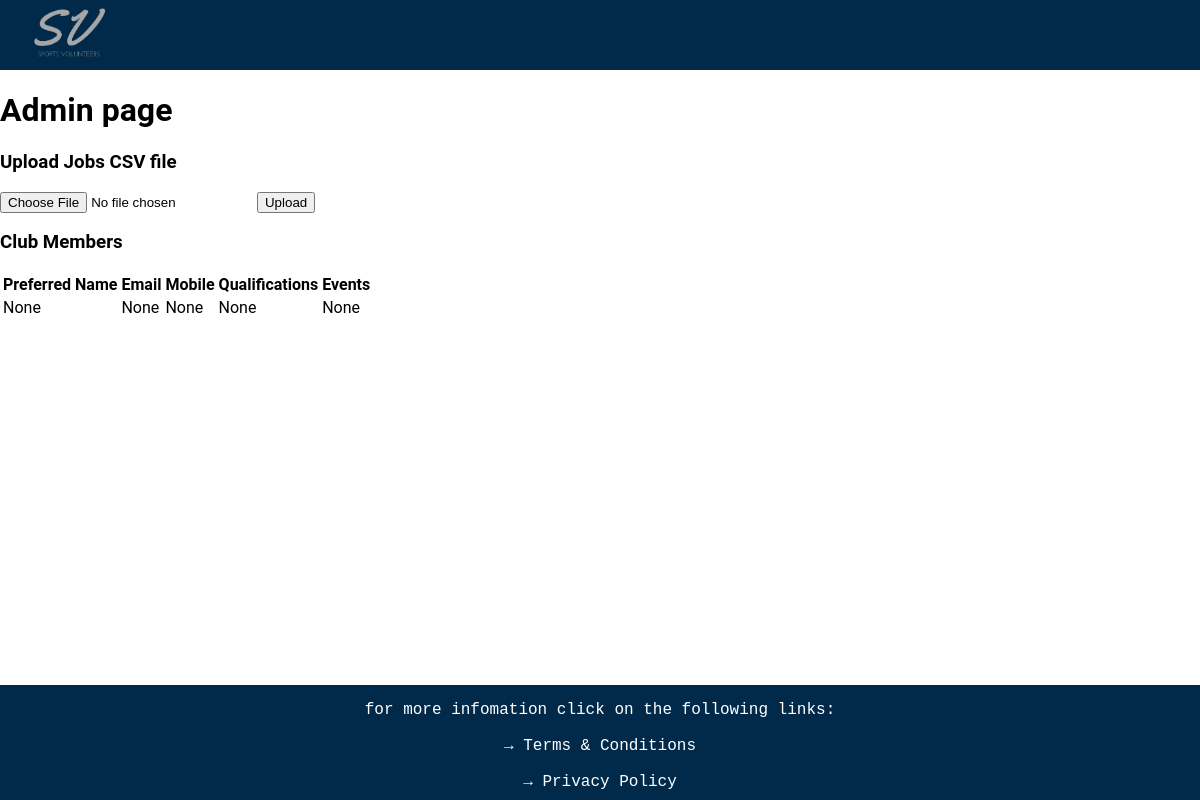
/admin, run on an earlier commit of the app's database.
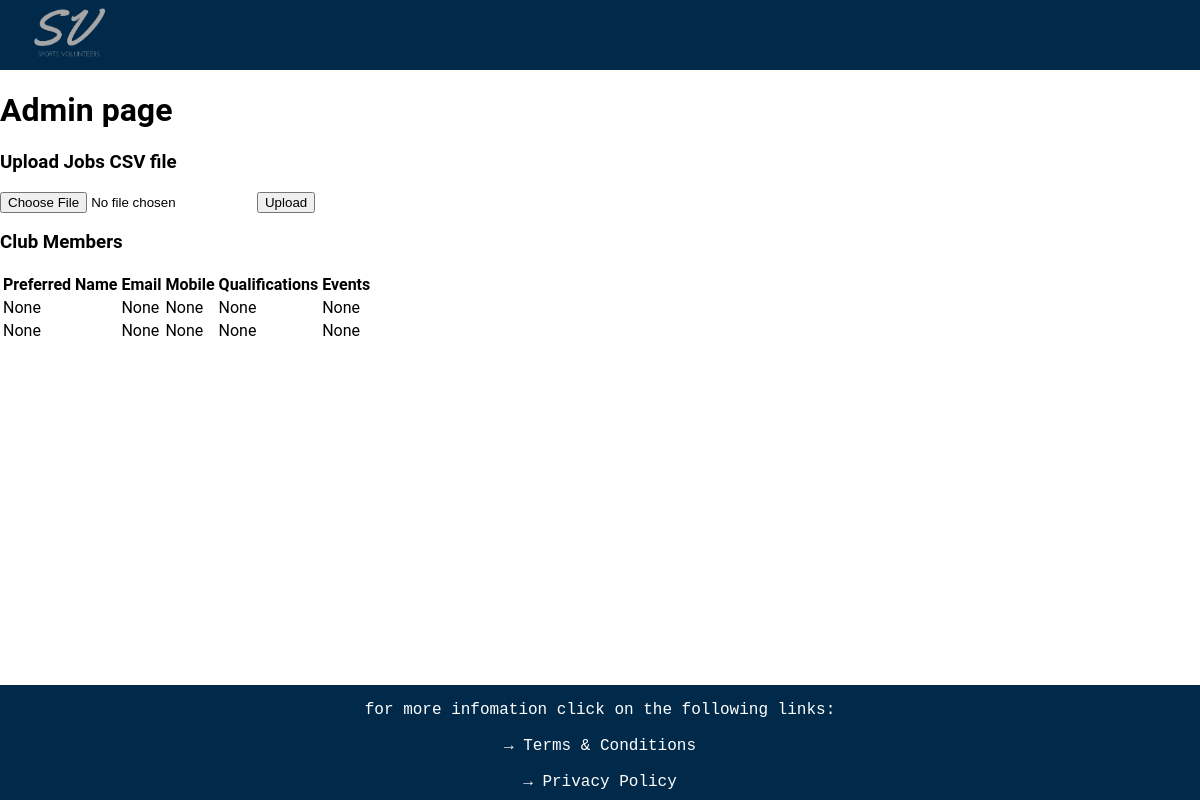
And on a later commit of the database.
### website/databases.py (models this page shows, shortened)
class User(UserMixin, db.Model):
    __tablename__ = 'users'
    user_id = db.Column(db.Integer, primary_key=True, autoincrement=True)
    username = db.Column(db.String(16), index=True, unique=True)
    password_hash = db.Column(db.String(64))
    email = db.Column(db.String(30))
    mobile = db.Column(db.String(15))
    preferred_name = db.Column(db.String(15))
    qualifications = db.Column(db.String(64))
    events = db.Column(db.String(100))
    admin = db.Column(db.Boolean)

### website/routes.py (the view)
@app.route('/admin')
def admin():
    users = User.query.all()
    return render_template('admin.html', users=users)

### website/templates/admin.html
{% extends "layout.html" %}
{% block page_content %}
<h1>Admin page</h1>
<h3>Upload Jobs CSV file</h3>
    <form method="POST" action="/upload_jobs" enctype="multipart/form-data">
        <input type="file" name="file">
        <input type="submit" value="Upload">
    </form>
<h3>Club Members</h3>
<table>
    <thead>
        <tr>
            <th>Preferred Name</th>
            <th>Email</th>
            <th>Mobile</th>
            <th>Qualifications</th>
            <th>Events</th>
        </tr>
    </thead>
    <tbody>
    {% for user in users %}
    <tr>
        <td>{{ user.preferred_name }}</td>
        <td>{{ user.email }}</td>
        <td>{{ user.mobile }}</td>
        <td>{{ user.qualifications }}</td>
        <td>{{ user.events }}</td>
    </tr>
    {% endfor %}
    </tbody>
</table>
{% endblock %}

### website/templates/layout.html (shortened to what this page needs)
<!DOCTYPE html>
{% import "bootstrap/wtf.html" as wtf %}
<head>
    <link rel=stylesheet type=text/css href="{{ url_for('static', filename='styles.css') }}">
</head>
<div id="page-container">
    <ul class="navbar">
        {% if current_user.is_authenticated %}
        <li>
            <div class="navbar_box_logo">
                <a class="navbar_item" href="{{ url_for('home') }}">
                    <img class="top_logo"
                        src="{{ url_for('static', filename='images/darker_logo.png') }}"
                        onmouseover="this.src='{{ url_for('static', filename='images/light_logo.png') }}'"
                        onmouseout="this.src='{{ url_for('static', filename='images/darker_logo.png') }}'"
                        alt="logo image" />
                </a>
            </div>
        </li>
        {% else %}
        <li>
            <div class="navbar_box_logo">
                <a class="navbar_item" href="{{ url_for('login') }}">
                    <img class="top_logo"
                        src="{{ url_for('static', filename='images/darker_logo.png') }}"
                        onmouseover="this.src='{{ url_for('static', filename='images/light_logo.png') }}'"
                        onmouseout="this.src='{{ url_for('static', filename='images/darker_logo.png') }}'"
                        alt="logo image" />
                </a>
            </div>
        </li>
        {% endif %}
    </ul>
    <div id = "content-wrap">
        {% block page_content %}{% endblock %}
    </div>
    <footer class="footer">
        <p class = 'footer_text'>for more infomation click on the following links:</p>
        <p><a href="{{ url_for('terms') }}" class = 'footer_text'>→ Terms & Conditions</a></p>
        <p><a href="{{ url_for('privacy')}}" class = 'footer_text'>→ Privacy Policy</a></p>
    </footer>
</div>

### website/static/styles.css (style rules this page uses)
.navbar { list-style-type: none; padding: 0; overflow: hidden; background-color: #012A4A; position: sticky; top: 0px; margin: 0px; z-index: 1; }
.navbar_box_logo { height: 50px; width: 140px; margin-top: 10px; margin-bottom: 10px; }
li { float: left; }
.navbar_item { display: block; text-decoration: none; font-family: Andale Mono, monospace; color: #F3F3F3; font-size: 120%; text-align: center; padding: 10% 10%; }
#page-container { position: relative; min-height: 100vh; }
#content-wrap { padding-bottom: 115px; overflow: auto; }
.top_logo { height: 80px; width: 80px; text-align: center; display: flex; margin-left: 15px; margin-top: -30px; }
.footer { position: absolute; width: 100%; bottom: 0; height: 115px; background-color: #012A4A; text-align: center; }
.footer_text { color: white; text-decoration: none; font-family: Andale Mono, monospace; font-size: 16px; text-align: center; }

What changed in the data, as far as the page shows it:
added User: preferred_name "None", email "None", mobile "None", qualifications "None", events "None"
